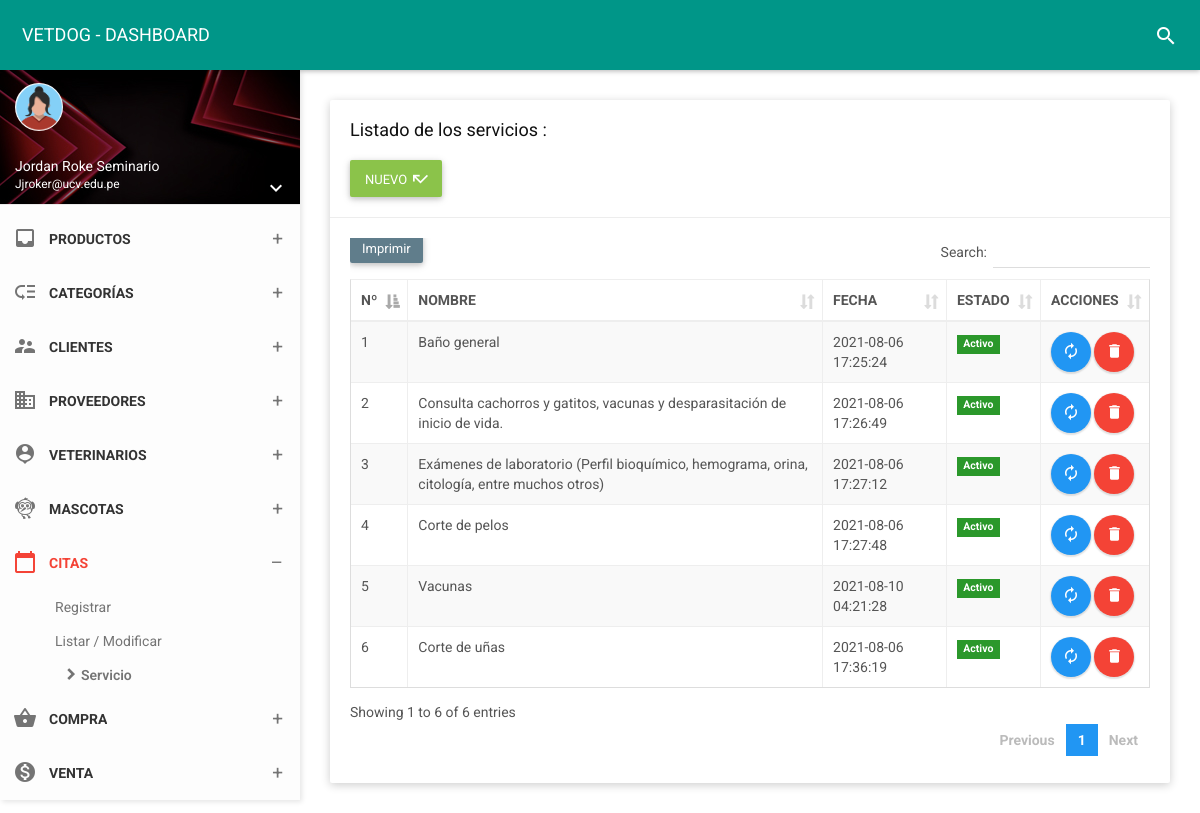
The app's page /folder/servicio.php (signed in) with its own data.
### tables this page shows
CREATE TABLE `service` (
  `id_servi` int(11) NOT NULL,
  `nomser` varchar(100) NOT NULL,
  `estado` char(1) NOT NULL,
  `fere` timestamp NOT NULL DEFAULT current_timestamp() ON UPDATE current_timestamp()
);

### controlador/servicecontrolador.php (called while the page is built, shortened)
<?php
require_once '../modelo/modeloservice.php';
class servicecontrolador{
    function mostrar(){
        $service=new Modelo();
        $dato=$service->mostrar("service", "1");
        require_once '../vista/servicio/mostrar.php';
    }
    }

### modelo/modeloservice.php (called while the page is built, shortened)
<?php
class Modelo{
  private $service;
  private $db;
  public function __construct(){
      $this->service=array();
      $this->db=new PDO('mysql:host=localhost;dbname=vetdog',"root","");
  }
  public function mostrar($tabla,$condicion){
      $consulta="SELECT * FROM service";
      $resultado=$this->db->query($consulta);
      while ($tabla=$resultado->fetchAll(PDO::FETCH_ASSOC)) {
          $this->service[]=$tabla;
      }
      return $this->service;
    }
}
 ?>

### vista/servicio/mostrar.php (the view, shortened to what this page needs)
<!DOCTYPE html>
<html>
<head>
    <link href="../assets/plugins/bootstrap/css/bootstrap.css" rel="stylesheet">
    <link href="../assets/plugins/node-waves/waves.css" rel="stylesheet" />
    <link href="../assets/plugins/animate-css/animate.css" rel="stylesheet" />
    <link href="../assets/plugins/jquery-datatable/skin/bootstrap/css/dataTables.bootstrap.css" rel="stylesheet">
    <link href="../css/style.css" rel="stylesheet">
    <link href="../assets/css/themes/all-themes.css" rel="stylesheet" />
</head>
<body class="theme-red">
    <nav class="navbar">
        <div class="container-fluid">
            <div class="navbar-header">
                <a class="navbar-brand" href="../vista/panel-admin/administrador"> VETDOG - DASHBOARD </a>
            </div>
            <div class="collapse navbar-collapse" id="navbar-collapse">
                <ul class="nav navbar-nav navbar-right">
                    <li><a href="javascript:void(0);" class="js-search" data-close="true"><i class="material-icons">search</i></a></li>
                </ul>
            </div>
        </div>
    </nav>
    <section>
        <aside id="leftsidebar" class="sidebar">
            <div class="user-info">
                <div class="image">
                    <img src="../assets/img/mujerico.png" width="48" height="48" alt="User" />
                </div>
                <div class="info-container">
                    <div class="name" data-toggle="dropdown" aria-haspopup="true" aria-expanded="false"><?php echo ucfirst($_SESSION['nombre']); ?></div>
                    <div class="email"><?php echo ucfirst($_SESSION['correo']); ?></div>
                    <div class="btn-group user-helper-dropdown">
                        <i class="material-icons" data-toggle="dropdown" aria-haspopup="true" aria-expanded="true">keyboard_arrow_down</i>
                    </div>
                </div>
            </div>
            <div class="menu">
                <ul class="list">
                    <li>
                        <a href="../vista/panel-admin/administrador">
                        </a>
                    </li>
                    <li>
                        <a href="javascript:void(0);" class="menu-toggle">
                            <i class="material-icons">inbox</i>
                            <span>PRODUCTOS</span>
                        </a>
                    </li>
                    <li>
                        <a href="javascript:void(0);" class="menu-toggle">
                            <i class="material-icons">low_priority</i>
                            <span>CATEGORÍAS</span>
                        </a>
                    </li>
                    <li>
                        <a href="javascript:void(0);" class="menu-toggle">
                            <i class="material-icons">supervisor_account</i>
                            <span>CLIENTES</span>
                        </a>
                    </li>
                    <li>
                        <a href="javascript:void(0);" class="menu-toggle">
                            <i class="material-icons">business</i>
                            <span>PROVEEDORES</span>
                        </a>
                    </li>
                    <li>
                        <a href="javascript:void(0);" class="menu-toggle">
                            <i class="material-icons">person_pin</i>
                            <span>VETERINARIOS</span>
                        </a>
                    </li>
                    <li>
                        <a href="javascript:void(0);" class="menu-toggle">
                            <i class="material-icons">flutter_dash</i>
                            <span>MASCOTAS</span>
                        </a>
</li>
                    <li class="active">
                        <a href="javascript:void(0);" class="menu-toggle">
                            <i class="material-icons">calendar_today</i>
                            <span>CITAS</span>
                        </a>
                        <ul class="ml-menu">
                            <li>
                                <a href="../vista/citas/nuevo">Registrar</a>
                            </li>
                            <li>
                                <a href="citas">Listar / Modificar</a>
                            </li>
                            <li class="active">
                                <a href="servicio">Servicio</a>
                            </li>
                        </ul>
    </li>
    <li>
                        <a href="javascript:void(0);" class="menu-toggle">
                            <i class="material-icons">shopping_basket</i>
                            <span>COMPRA</span>
                        </a>
    </li>
<li>
                        <a href="javascript:void(0);" class="menu-toggle">
                            <i class="material-icons">monetization_on</i>
                            <span>VENTA</span>
                        </a>
    </li>
    </section>
    <section class="content">
        <div class="container-fluid">
            <div class="row clearfix">
                <div class="col-lg-12 col-md-12 col-sm-12 col-xs-12">
                    <div class="card">
                        <div class="header">
                            <h2>
                                Listado de los servicios :
                            </h2><br>
                            <a type="button" href="../vista/servicio/nuevo" class="btn bg-light-green waves-effect">
                                <span>NUEVO</span>
                                <i class="material-icons">call_missed</i>
                            </a>
                        </div>
                        <div class="body">
                            <div class="table-responsive">
                                <table class="table table-bordered table-striped table-hover dataTable js-exportable">
                                    <thead>
                                        <tr>
                                        <th>Nº</th>
                                        <th>NOMBRE</th>
                                        <th>FECHA</th>
                                        <th>ESTADO</th>
                                        <th>ACCIONES</th>
                                    </tr>
                                    </thead>
                                    <tbody>
                                       <?php
                          foreach ($dato as $key => $value){
                              foreach ($value as $va) { ?>
                                        <tr>
            <td><?php echo $va['id_servi'];?></td>
            <td><?php echo $va['nomser'];?></td>
            <td><?php echo $va['fere'];?></td>
<td><?php
                if($va['estado']==1)  { ?>
                <form  method="get" action="javascript:activo('<?php echo $va['id_servi']; ?>')">
                    <span class="label label-success">Activo</span>
                </form>
                <?php  }   else {?>
                    <form  method="get" action="javascript:inactivo('<?php echo $va['id_servi']; ?>')">
                        <button type="submit" class="btn btn-danger btn-xs">Inactivo</button>
                     </form>
                        <?php  } ?></td>
<td><a type="button" href="../vista/servicio/edit?id=<?php echo $va["id_servi"]; ?>"  class="btn bg-blue btn-circle waves-effect waves-circle waves-float">
                    <i class="material-icons">autorenew</i>
                </a>
                <a type="button" href="../vista/servicio/borrar?id=<?php echo $va["id_servi"]; ?>"  class="btn bg-red btn-circle waves-effect waves-circle waves-float">
                    <i class="material-icons">delete</i>
                </a>
                                        </tr>
                            <?php
                              }
                              }
                              ?>
                                    </tbody>
                                </table>
                            </div>
                        </div>
                    </div>
                </div>
            </div>
        </div>
    </section>
</body>
</html>

### assets/css/themes/all-themes.css (style rules this page uses)
.theme-red .navbar-brand { color: #fff; }
.theme-red .nav > li > a { color: #fff; }
.theme-red .sidebar .menu .list li.active { background-color: transparent; }
.theme-red .sidebar .menu .list li.active > :first-child i, .theme-red .sidebar .menu .list li.active > :first-child span { color: #F44336; }
.theme-red .sidebar .menu .list .toggled { background-color: transparent; }
.theme-red .sidebar .menu .list .ml-menu { background-color: transparent; }

### records on screen
service: id_servi "1", nomser "Baño general", fere "2021-08-06 17:25:24"
service: id_servi "2", nomser "Consulta cachorros y gatitos, vacunas y desparasitación de inicio de vida.", fere "2021-08-06 17:26:49"
service: id_servi "3", nomser "Exámenes de laboratorio (Perfil bioquímico, hemograma, orina, citología, entre muchos otros)", fere "2021-08-06 17:27:12"
service: id_servi "4", nomser "Corte de pelos", fere "2021-08-06 17:27:48"
service: id_servi "5", nomser "Vacunas", fere "2021-08-10 04:21:28"
service: id_servi "6", nomser "Corte de uñas", fere "2021-08-06 17:36:19"

### other values on screen
$_SESSION['nombre'] "Jordan Roke Seminario"
$_SESSION['correo'] "Jjroker@ucv.edu.pe"
